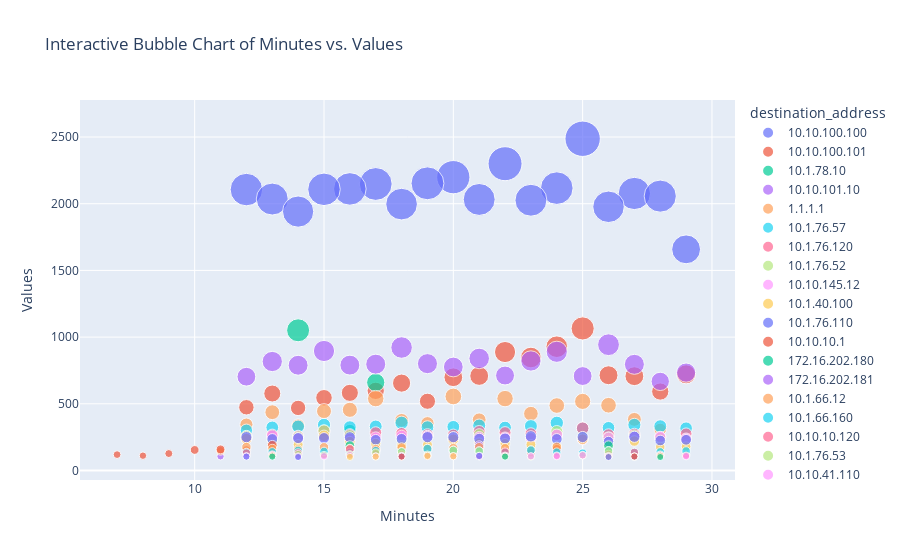

Notebook code cell kept with this figure:
### Code cell
fig = px.scatter(df_reset_destmin[df_reset_destmin['values']>100], 
                 x='minutes', 
                 y='values', 
                 size='values', 
                 color='destination_address',
                 hover_name='destination_address',  # Add hover information
                 title='Interactive Bubble Chart of Minutes vs. Values',
                 labels={'minutes':'Minutes', 'values':'Values'},
                 size_max=25)  # Maximum size of bubbles

# Show the plot
fig.show()

### Figure 1 — Plotly figure (JSON) as saved in the notebook; plotly's stock layout.template omitted (floating-point values rounded to 4 significant figures)
{"data": [{"hovertemplate": "<b>%{hovertext}</b><br><br>destination_address=10.10.100.100<br>Minutes=%{x}<br>Values=%{marker.size}<extra></extra>", "hovertext": ["10.10.100.100", "10.10.100.100", "10.10.100.100", "10.10.100.100", "10.10.100.100", "10.10.100.100", "10.10.100.100", "10.10.100.100", "10.10.100.100", "10.10.100.100", "10.10.100.100", "10.10.100.100", "10.10.100.100", "10.10.100.100", "10.10.100.100", "10.10.100.100", "10.10.100.100", "10.10.100.100"], "legendgroup": "10.10.100.100", "marker": {"color": "#636efa", "size": [2487, 2300, 2199, 2153, 2148, 2117, 2111, 2108, 2106, 2077, 2057, 2035, 2032, 2026, 1997, 1977, 1941, 1658], "sizemode": "area", "sizeref": 3.979, "symbol": "circle"}, "mode": "markers", "name": "10.10.100.100", "orientation": "v", "showlegend": true, "type": "scatter", "x": [25, 22, 20, 19, 17, 24, 16, 15, 12, 27, 28, 13, 21, 23, 18, 26, 14, 29], "xaxis": "x", "y": [2487, 2300, 2199, 2153, 2148, 2117, 2111, 2108, 2106, 2077, 2057, 2035, 2032, 2026, 1997, 1977, 1941, 1658], "yaxis": "y"}, {"hovertemplate": "<b>%{hovertext}</b><br><br>destination_address=10.10.100.101<br>Minutes=%{x}<br>Values=%{marker.size}<extra></extra>", "hovertext": ["10.10.100.101", "10.10.100.101", "10.10.100.101", "10.10.100.101", "10.10.100.101", "10.10.100.101", "10.10.100.101", "10.10.100.101", "10.10.100.101", "10.10.100.101", "10.10.100.101", "10.10.100.101", "10.10.100.101", "10.10.100.101", "10.10.100.101", "10.10.100.101", "10.10.100.101", "10.10.100.101"], "legendgroup": "10.10.100.101", "marker": {"color": "#EF553B", "size": [1065, 928, 888, 847, 721, 714, 709, 707, 699, 655, 597, 592, 582, 577, 545, 519, 474, 469], "sizemode": "area", "sizeref": 3.979, "symbol": "circle"}, "mode": "markers", "name": "10.10.100.101", "orientation": "v", "showlegend": true, "type": "scatter", "x": [25, 24, 22, 23, 29, 26, 21, 27, 20, 18, 17, 28, 16, 13, 15, 19, 12, 14], "xaxis": "x", "y": [1065, 928, 888, 847, 721, 714, 709, 707, 699, 655, 597, 592, 582, 577, 545, 519, 474, 469], "yaxis": "y"}, {"hovertemplate": "<b>%{hovertext}</b><br><br>destination_address=10.1.78.10<br>Minutes=%{x}<br>Values=%{marker.size}<extra></extra>", "hovertext": ["10.1.78.10", "10.1.78.10", "10.1.78.10"], "legendgroup": "10.1.78.10", "marker": {"color": "#00cc96", "size": [1051, 660, 300], "sizemode": "area", "sizeref": 3.979, "symbol": "circle"}, "mode": "markers", "name": "10.1.78.10", "orientation": "v", "showlegend": true, "type": "scatter", "x": [14, 17, 16], "xaxis": "x", "y": [1051, 660, 300], "yaxis": "y"}, {"hovertemplate": "<b>%{hovertext}</b><br><br>destination_address=10.10.101.10<br>Minutes=%{x}<br>Values=%{marker.size}<extra></extra>", "hovertext": ["10.10.101.10", "10.10.101.10", "10.10.101.10", "10.10.101.10", "10.10.101.10", "10.10.101.10", "10.10.101.10", "10.10.101.10", "10.10.101.10", "10.10.101.10", "10.10.101.10", "10.10.101.10", "10.10.101.10", "10.10.101.10", "10.10.101.10", "10.10.101.10", "10.10.101.10", "10.10.101.10", "10.10.101.10"], "legendgroup": "10.10.101.10", "marker": {"color": "#ab63fa", "size": [943, 922, 896, 890, 840, 821, 817, 801, 797, 796, 790, 789, 776, 734, 712, 708, 703, 668, 106], "sizemode": "area", "sizeref": 3.979, "symbol": "circle"}, "mode": "markers", "name": "10.10.101.10", "orientation": "v", "showlegend": true, "type": "scatter", "x": [26, 18, 15, 24, 21, 23, 13, 19, 17, 27, 16, 14, 20, 29, 22, 25, 12, 28, 11], "xaxis": "x", "y": [943, 922, 896, 890, 840, 821, 817, 801, 797, 796, 790, 789, 776, 734, 712, 708, 703, 668, 106], "yaxis": "y"}, {"hovertemplate": "<b>%{hovertext}</b><br><br>destination_address=1.1.1.1<br>Minutes=%{x}<br>Values=%{marker.size}<extra></extra>", "hovertext": ["1.1.1.1", "1.1.1.1", "1.1.1.1", "1.1.1.1", "1.1.1.1", "1.1.1.1", "1.1.1.1", "1.1.1.1", "1.1.1.1", "1.1.1.1", "1.1.1.1", "1.1.1.1", "1.1.1.1", "1.1.1.1", "1.1.1.1", "1.1.1.1", "1.1.1.1", "1.1.1.1", "1.1.1.1"], "legendgroup": "1.1.1.1", "marker": {"color": "#FFA15A", "size": [555, 539, 539, 518, 489, 487, 455, 445, 437, 426, 383, 380, 376, 354, 344, 338, 308, 231, 147], "sizemode": "area", "sizeref": 3.979, "symbol": "circle"}, "mode": "markers", "name": "1.1.1.1", "orientation": "v", "showlegend": true, "type": "scatter", "x": [20, 17, 22, 25, 26, 24, 16, 15, 13, 23, 27, 21, 18, 19, 12, 14, 28, 29, 11], "xaxis": "x", "y": [555, 539, 539, 518, 489, 487, 455, 445, 437, 426, 383, 380, 376, 354, 344, 338, 308, 231, 147], "yaxis": "y"}, {"hovertemplate": "<b>%{hovertext}</b><br><br>destination_address=10.1.76.57<br>Minutes=%{x}<br>Values=%{marker.size}<extra></extra>", "hovertext": ["10.1.76.57", "10.1.76.57", "10.1.76.57", "10.1.76.57", "10.1.76.57", "10.1.76.57", "10.1.76.57", "10.1.76.57", "10.1.76.57", "10.1.76.57", "10.1.76.57", "10.1.76.57", "10.1.76.57", "10.1.76.57", "10.1.76.57", "10.1.76.57", "10.1.76.57", "10.1.76.57"], "legendgroup": "10.1.76.57", "marker": {"color": "#19d3f3", "size": [357, 357, 342, 342, 337, 333, 332, 330, 330, 327, 325, 325, 323, 322, 320, 317, 316, 302], "sizemode": "area", "sizeref": 3.979, "symbol": "circle"}, "mode": "markers", "name": "10.1.76.57", "orientation": "v", "showlegend": true, "type": "scatter", "x": [24, 18, 27, 15, 21, 23, 28, 17, 14, 20, 19, 16, 13, 22, 26, 29, 25, 12], "xaxis": "x", "y": [357, 357, 342, 342, 337, 333, 332, 330, 330, 327, 325, 325, 323, 322, 320, 317, 316, 302], "yaxis": "y"}, {"hovertemplate": "<b>%{hovertext}</b><br><br>destination_address=10.1.76.120<br>Minutes=%{x}<br>Values=%{marker.size}<extra></extra>", "hovertext": ["10.1.76.120", "10.1.76.120", "10.1.76.120", "10.1.76.120", "10.1.76.120", "10.1.76.120", "10.1.76.120", "10.1.76.120", "10.1.76.120", "10.1.76.120", "10.1.76.120", "10.1.76.120", "10.1.76.120", "10.1.76.120", "10.1.76.120", "10.1.76.120", "10.1.76.120", "10.1.76.120"], "legendgroup": "10.1.76.120", "marker": {"color": "#FF6692", "size": [317, 295, 292, 284, 283, 278, 276, 275, 273, 270, 270, 269, 268, 267, 267, 259, 255, 250], "sizemode": "area", "sizeref": 3.979, "symbol": "circle"}, "mode": "markers", "name": "10.1.76.120", "orientation": "v", "showlegend": true, "type": "scatter", "x": [25, 15, 21, 22, 17, 18, 23, 29, 27, 16, 19, 26, 24, 20, 13, 14, 12, 28], "xaxis": "x", "y": [317, 295, 292, 284, 283, 278, 276, 275, 273, 270, 270, 269, 268, 267, 267, 259, 255, 250], "yaxis": "y"}, {"hovertemplate": "<b>%{hovertext}</b><br><br>destination_address=10.1.76.52<br>Minutes=%{x}<br>Values=%{marker.size}<extra></extra>", "hovertext": ["10.1.76.52", "10.1.76.52", "10.1.76.52", "10.1.76.52", "10.1.76.52", "10.1.76.52", "10.1.76.52", "10.1.76.52", "10.1.76.52", "10.1.76.52", "10.1.76.52", "10.1.76.52", "10.1.76.52", "10.1.76.52", "10.1.76.52", "10.1.76.52", "10.1.76.52", "10.1.76.52"], "legendgroup": "10.1.76.52", "marker": {"color": "#B6E880", "size": [297, 292, 270, 263, 262, 258, 256, 254, 247, 247, 247, 246, 245, 238, 234, 234, 230, 222], "sizemode": "area", "sizeref": 3.979, "symbol": "circle"}, "mode": "markers", "name": "10.1.76.52", "orientation": "v", "showlegend": true, "type": "scatter", "x": [15, 24, 21, 16, 27, 12, 19, 14, 26, 20, 25, 23, 28, 22, 29, 18, 13, 17], "xaxis": "x", "y": [297, 292, 270, 263, 262, 258, 256, 254, 247, 247, 247, 246, 245, 238, 234, 234, 230, 222], "yaxis": "y"}, {"hovertemplate": "<b>%{hovertext}</b><br><br>destination_address=10.10.145.12<br>Minutes=%{x}<br>Values=%{marker.size}<extra></extra>", "hovertext": ["10.10.145.12", "10.10.145.12", "10.10.145.12", "10.10.145.12", "10.10.145.12", "10.10.145.12", "10.10.145.12", "10.10.145.12", "10.10.145.12", "10.10.145.12", "10.10.145.12", "10.10.145.12", "10.10.145.12", "10.10.145.12", "10.10.145.12", "10.10.145.12", "10.10.145.12", "10.10.145.12"], "legendgroup": "10.10.145.12", "marker": {"color": "#FF97FF", "size": [267, 261, 259, 259, 252, 252, 250, 250, 248, 247, 247, 243, 243, 241, 241, 240, 238, 232], "sizemode": "area", "sizeref": 3.979, "symbol": "circle"}, "mode": "markers", "name": "10.10.145.12", "orientation": "v", "showlegend": true, "type": "scatter", "x": [24, 13, 18, 19, 28, 27, 21, 15, 17, 22, 26, 23, 14, 12, 20, 29, 16, 25], "xaxis": "x", "y": [267, 261, 259, 259, 252, 252, 250, 250, 248, 247, 247, 243, 243, 241, 241, 240, 238, 232], "yaxis": "y"}, {"hovertemplate": "<b>%{hovertext}</b><br><br>destination_address=10.1.40.100<br>Minutes=%{x}<br>Values=%{marker.size}<extra></extra>", "hovertext": ["10.1.40.100", "10.1.40.100", "10.1.40.100", "10.1.40.100", "10.1.40.100", "10.1.40.100", "10.1.40.100", "10.1.40.100", "10.1.40.100", "10.1.40.100", "10.1.40.100", "10.1.40.100", "10.1.40.100", "10.1.40.100", "10.1.40.100", "10.1.40.100", "10.1.40.100", "10.1.40.100"], "legendgroup": "10.1.40.100", "marker": {"color": "#FECB52", "size": [260, 237, 235, 233, 221, 217, 206, 203, 202, 194, 194, 193, 192, 187, 182, 180, 179, 177], "sizemode": "area", "sizeref": 3.979, "symbol": "circle"}, "mode": "markers", "name": "10.1.40.100", "orientation": "v", "showlegend": true, "type": "scatter", "x": [15, 12, 25, 20, 27, 16, 21, 17, 22, 23, 14, 19, 26, 18, 24, 13, 29, 28], "xaxis": "x", "y": [260, 237, 235, 233, 221, 217, 206, 203, 202, 194, 194, 193, 192, 187, 182, 180, 179, 177], "yaxis": "y"}, {"hovertemplate": "<b>%{hovertext}</b><br><br>destination_address=10.1.76.110<br>Minutes=%{x}<br>Values=%{marker.size}<extra></extra>", "hovertext": ["10.1.76.110", "10.1.76.110", "10.1.76.110", "10.1.76.110", "10.1.76.110", "10.1.76.110", "10.1.76.110", "10.1.76.110", "10.1.76.110", "10.1.76.110", "10.1.76.110", "10.1.76.110", "10.1.76.110", "10.1.76.110", "10.1.76.110", "10.1.76.110", "10.1.76.110", "10.1.76.110"], "legendgroup": "10.1.76.110", "marker": {"color": "#636efa", "size": [256, 253, 251, 250, 250, 250, 249, 243, 243, 240, 238, 237, 236, 236, 230, 230, 225, 217], "sizemode": "area", "sizeref": 3.979, "symbol": "circle"}, "mode": "markers", "name": "10.1.76.110", "orientation": "v", "showlegend": true, "type": "scatter", "x": [23, 27, 25, 20, 19, 12, 16, 14, 15, 22, 21, 18, 24, 13, 17, 29, 28, 26], "xaxis": "x", "y": [256, 253, 251, 250, 250, 250, 249, 243, 243, 240, 238, 237, 236, 236, 230, 230, 225, 217], "yaxis": "y"}, {"hovertemplate": "<b>%{hovertext}</b><br><br>destination_address=10.10.10.1<br>Minutes=%{x}<br>Values=%{marker.size}<extra></extra>", "hovertext": ["10.10.10.1", "10.10.10.1", "10.10.10.1", "10.10.10.1", "10.10.10.1", "10.10.10.1", "10.10.10.1", "10.10.10.1", "10.10.10.1", "10.10.10.1", "10.10.10.1", "10.10.10.1", "10.10.10.1", "10.10.10.1", "10.10.10.1", "10.10.10.1", "10.10.10.1"], "legendgroup": "10.10.10.1", "marker": {"color": "#EF553B", "size": [189, 161, 158, 154, 153, 153, 148, 132, 132, 127, 124, 119, 118, 111, 111, 107, 106], "sizemode": "area", "sizeref": 3.979, "symbol": "circle"}, "mode": "markers", "name": "10.10.10.1", "orientation": "v", "showlegend": true, "type": "scatter", "x": [13, 24, 11, 10, 12, 17, 22, 23, 20, 9, 16, 7, 15, 19, 8, 21, 18], "xaxis": "x", "y": [189, 161, 158, 154, 153, 153, 148, 132, 132, 127, 124, 119, 118, 111, 111, 107, 106], "yaxis": "y"}, {"hovertemplate": "<b>%{hovertext}</b><br><br>destination_address=172.16.202.180<br>Minutes=%{x}<br>Values=%{marker.size}<extra></extra>", "hovertext": ["172.16.202.180", "172.16.202.180"], "legendgroup": "172.16.202.180", "marker": {"color": "#00cc96", "size": [186, 186], "sizemode": "area", "sizeref": 3.979, "symbol": "circle"}, "mode": "markers", "name": "172.16.202.180", "orientation": "v", "showlegend": true, "type": "scatter", "x": [16, 26], "xaxis": "x", "y": [186, 186], "yaxis": "y"}, {"hovertemplate": "<b>%{hovertext}</b><br><br>destination_address=172.16.202.181<br>Minutes=%{x}<br>Values=%{marker.size}<extra></extra>", "hovertext": ["172.16.202.181"], "legendgroup": "172.16.202.181", "marker": {"color": "#ab63fa", "size": [186], "sizemode": "area", "sizeref": 3.979, "symbol": "circle"}, "mode": "markers", "name": "172.16.202.181", "orientation": "v", "showlegend": true, "type": "scatter", "x": [21], "xaxis": "x", "y": [186], "yaxis": "y"}, {"hovertemplate": "<b>%{hovertext}</b><br><br>destination_address=10.1.66.12<br>Minutes=%{x}<br>Values=%{marker.size}<extra></extra>", "hovertext": ["10.1.66.12", "10.1.66.12", "10.1.66.12", "10.1.66.12", "10.1.66.12", "10.1.66.12", "10.1.66.12", "10.1.66.12", "10.1.66.12", "10.1.66.12", "10.1.66.12", "10.1.66.12", "10.1.66.12", "10.1.66.12", "10.1.66.12", "10.1.66.12", "10.1.66.12", "10.1.66.12"], "legendgroup": "10.1.66.12", "marker": {"color": "#FFA15A", "size": [177, 176, 175, 175, 173, 169, 168, 164, 163, 163, 162, 159, 152, 128, 120, 116, 114, 113], "sizemode": "area", "sizeref": 3.979, "symbol": "circle"}, "mode": "markers", "name": "10.1.66.12", "orientation": "v", "showlegend": true, "type": "scatter", "x": [24, 12, 15, 21, 18, 20, 22, 19, 13, 16, 17, 14, 23, 27, 29, 26, 25, 28], "xaxis": "x", "y": [177, 176, 175, 175, 173, 169, 168, 164, 163, 163, 162, 159, 152, 128, 120, 116, 114, 113], "yaxis": "y"}, {"hovertemplate": "<b>%{hovertext}</b><br><br>destination_address=10.1.66.160<br>Minutes=%{x}<br>Values=%{marker.size}<extra></extra>", "hovertext": ["10.1.66.160", "10.1.66.160", "10.1.66.160", "10.1.66.160", "10.1.66.160", "10.1.66.160", "10.1.66.160", "10.1.66.160", "10.1.66.160", "10.1.66.160", "10.1.66.160", "10.1.66.160", "10.1.66.160", "10.1.66.160", "10.1.66.160", "10.1.66.160", "10.1.66.160", "10.1.66.160"], "legendgroup": "10.1.66.160", "marker": {"color": "#19d3f3", "size": [162, 152, 150, 150, 148, 147, 146, 146, 143, 140, 140, 140, 138, 138, 137, 136, 135, 131], "sizemode": "area", "sizeref": 3.979, "symbol": "circle"}, "mode": "markers", "name": "10.1.66.160", "orientation": "v", "showlegend": true, "type": "scatter", "x": [19, 23, 14, 20, 17, 26, 29, 21, 15, 13, 28, 18, 27, 24, 16, 12, 22, 25], "xaxis": "x", "y": [162, 152, 150, 150, 148, 147, 146, 146, 143, 140, 140, 140, 138, 138, 137, 136, 135, 131], "yaxis": "y"}, {"hovertemplate": "<b>%{hovertext}</b><br><br>destination_address=10.10.10.120<br>Minutes=%{x}<br>Values=%{marker.size}<extra></extra>", "hovertext": ["10.10.10.120", "10.10.10.120", "10.10.10.120", "10.10.10.120", "10.10.10.120", "10.10.10.120", "10.10.10.120", "10.10.10.120", "10.10.10.120", "10.10.10.120", "10.10.10.120", "10.10.10.120", "10.10.10.120"], "legendgroup": "10.10.10.120", "marker": {"color": "#FF6692", "size": [160, 139, 135, 132, 131, 127, 123, 121, 119, 118, 111, 111, 106], "sizemode": "area", "sizeref": 3.979, "symbol": "circle"}, "mode": "markers", "name": "10.10.10.120", "orientation": "v", "showlegend": true, "type": "scatter", "x": [16, 22, 27, 14, 12, 17, 26, 18, 13, 28, 24, 29, 21], "xaxis": "x", "y": [160, 139, 135, 132, 131, 127, 123, 121, 119, 118, 111, 111, 106], "yaxis": "y"}, {"hovertemplate": "<b>%{hovertext}</b><br><br>destination_address=10.1.76.53<br>Minutes=%{x}<br>Values=%{marker.size}<extra></extra>", "hovertext": ["10.1.76.53", "10.1.76.53", "10.1.76.53", "10.1.76.53", "10.1.76.53", "10.1.76.53", "10.1.76.53", "10.1.76.53", "10.1.76.53", "10.1.76.53", "10.1.76.53", "10.1.76.53"], "legendgroup": "10.1.76.53", "marker": {"color": "#B6E880", "size": [150, 146, 145, 140, 132, 122, 120, 118, 115, 115, 104, 101], "sizemode": "area", "sizeref": 3.979, "symbol": "circle"}, "mode": "markers", "name": "10.1.76.53", "orientation": "v", "showlegend": true, "type": "scatter", "x": [20, 26, 21, 18, 17, 14, 16, 19, 25, 15, 23, 27], "xaxis": "x", "y": [150, 146, 145, 140, 132, 122, 120, 118, 115, 115, 104, 101], "yaxis": "y"}, {"hovertemplate": "<b>%{hovertext}</b><br><br>destination_address=10.10.41.110<br>Minutes=%{x}<br>Values=%{marker.size}<extra></extra>", "hovertext": ["10.10.41.110", "10.10.41.110", "10.10.41.110", "10.10.41.110", "10.10.41.110", "10.10.41.110", "10.10.41.110", "10.10.41.110", "10.10.41.110", "10.10.41.110", "10.10.41.110", "10.10.41.110", "10.10.41.110", "10.10.41.110", "10.10.41.110", "10.10.41.110", "10.10.41.110", "10.10.41.110"], "legendgroup": "10.10.41.110", "marker": {"color": "#FF97FF", "size": [114, 114, 114, 112, 111, 111, 109, 109, 108, 107, 107, 107, 107, 107, 107, 106, 106, 105], "sizemode": "area", "sizeref": 3.979, "symbol": "circle"}, "mode": "markers", "name": "10.10.41.110", "orientation": "v", "showlegend": true, "type": "scatter", "x": [16, 25, 13, 28, 19, 22, 18, 21, 26, 15, 20, 12, 23, 24, 29, 17, 14, 27], "xaxis": "x", "y": [114, 114, 114, 112, 111, 111, 109, 109, 108, 107, 107, 107, 107, 107, 107, 106, 106, 105], "yaxis": "y"}, {"hovertemplate": "<b>%{hovertext}</b><br><br>destination_address=10.10.81.10<br>Minutes=%{x}<br>Values=%{marker.size}<extra></extra>", "hovertext": ["10.10.81.10", "10.10.81.10", "10.10.81.10", "10.10.81.10", "10.10.81.10", "10.10.81.10", "10.10.81.10", "10.10.81.10", "10.10.81.10"], "legendgroup": "10.10.81.10", "marker": {"color": "#FECB52", "size": [111, 110, 109, 107, 106, 104, 104, 104, 102], "sizemode": "area", "sizeref": 3.979, "symbol": "circle"}, "mode": "markers", "name": "10.10.81.10", "orientation": "v", "showlegend": true, "type": "scatter", "x": [13, 28, 19, 20, 22, 26, 17, 27, 16], "xaxis": "x", "y": [111, 110, 109, 107, 106, 104, 104, 104, 102], "yaxis": "y"}, {"hovertemplate": "<b>%{hovertext}</b><br><br>destination_address=10.10.143.10<br>Minutes=%{x}<br>Values=%{marker.size}<extra></extra>", "hovertext": ["10.10.143.10", "10.10.143.10", "10.10.143.10", "10.10.143.10", "10.10.143.10", "10.10.143.10"], "legendgroup": "10.10.143.10", "marker": {"color": "#636efa", "size": [109, 106, 104, 103, 101, 101], "sizemode": "area", "sizeref": 3.979, "symbol": "circle"}, "mode": "markers", "name": "10.10.143.10", "orientation": "v", "showlegend": true, "type": "scatter", "x": [21, 18, 12, 27, 26, 14], "xaxis": "x", "y": [109, 106, 104, 103, 101, 101], "yaxis": "y"}, {"hovertemplate": "<b>%{hovertext}</b><br><br>destination_address=10.1.66.11<br>Minutes=%{x}<br>Values=%{marker.size}<extra></extra>", "hovertext": ["10.1.66.11", "10.1.66.11"], "legendgroup": "10.1.66.11", "marker": {"color": "#EF553B", "size": [105, 104], "sizemode": "area", "sizeref": 3.979, "symbol": "circle"}, "mode": "markers", "name": "10.1.66.11", "orientation": "v", "showlegend": true, "type": "scatter", "x": [27, 18], "xaxis": "x", "y": [105, 104], "yaxis": "y"}, {"hovertemplate": "<b>%{hovertext}</b><br><br>destination_address=10.1.101.10<br>Minutes=%{x}<br>Values=%{marker.size}<extra></extra>", "hovertext": ["10.1.101.10", "10.1.101.10", "10.1.101.10"], "legendgroup": "10.1.101.10", "marker": {"color": "#00cc96", "size": [104, 104, 101], "sizemode": "area", "sizeref": 3.979, "symbol": "circle"}, "mode": "markers", "name": "10.1.101.10", "orientation": "v", "showlegend": true, "type": "scatter", "x": [22, 13, 28], "xaxis": "x", "y": [104, 104, 101], "yaxis": "y"}], "layout": {"legend": {"itemsizing": "constant", "title": {"text": "destination_address"}, "tracegroupgap": 0}, "title": {"text": "Interactive Bubble Chart of Minutes vs. Values"}, "xaxis": {"anchor": "y", "domain": [0, 1], "title": {"text": "Minutes"}}, "yaxis": {"anchor": "x", "domain": [0, 1], "title": {"text": "Values"}}}}
